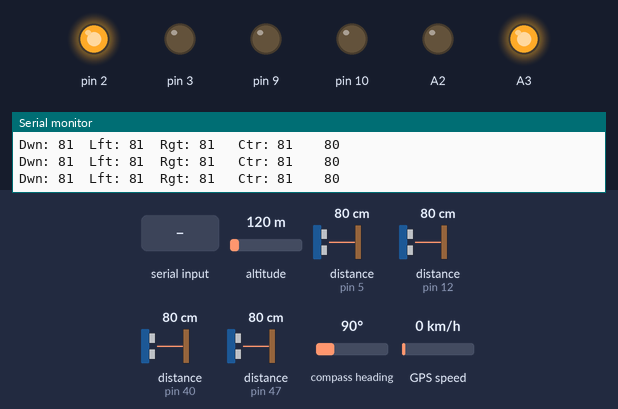
A sketch run on a simulated Arduino Mega 2560, built with avr-gcc and run on an emulated ATmega2560. Shown: output pins drawn as LEDs (lit = HIGH), the last lines printed to the serial monitor. Wiring (inferred from the names in the program): HMC5883L compass at I2C address 0x1E. Inputs (shaded band) come from the test bench; at power-on: compass heading 90°, altitude 120 m, distance to the obstacle (sensors on pin 5, pin 12, pin 40, pin 47) 80 cm, GPS speed 0 km/h. Random numbers use the default seed unless the sketch sets one; the GPS gets a fix after 3 s at 37.7749, -122.4194 with 8 satellites.

Above: at 1.2 s.
1.3 s: "8\n" received over the second serial link
At 1.6 s:
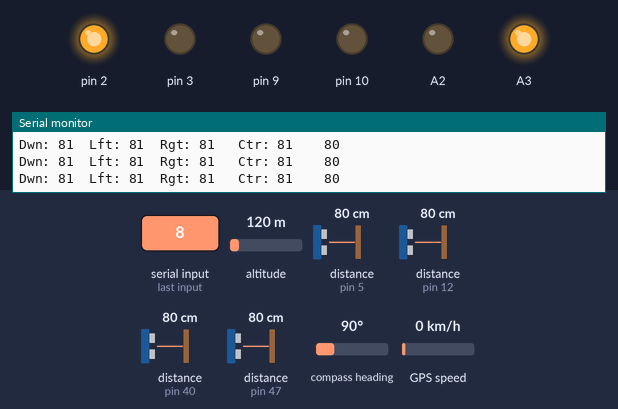
2.8 s: "2\n" received over the second serial link
At 3.5 s:
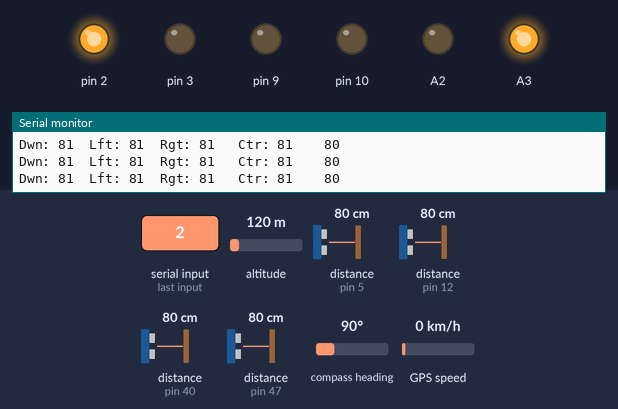
4.3 s: "C\n" received over the second serial link
At 4.8 s:
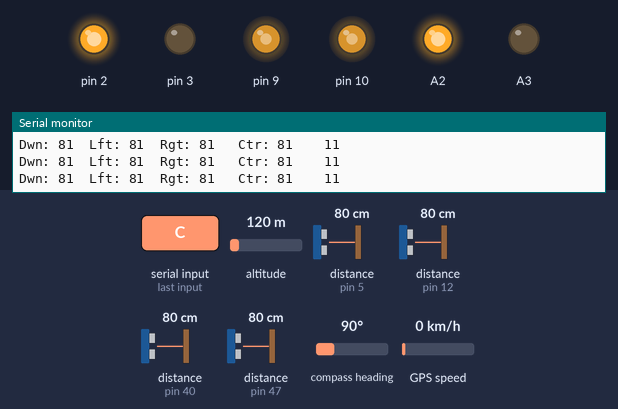
5.8 s: compass heading set to 94°
At 6.2 s:
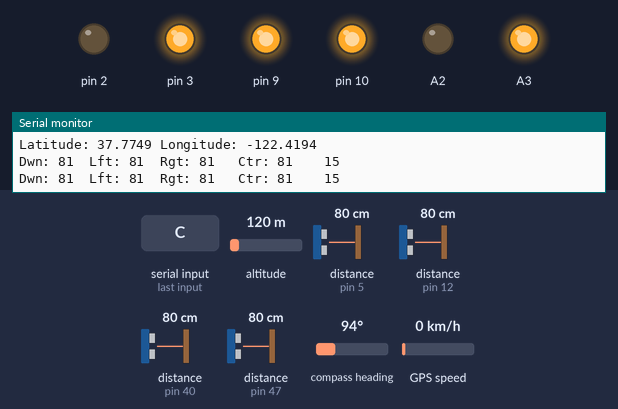
Timing chart, 0 to 8.8 s (numbered marks = the images above; inputs shaded):
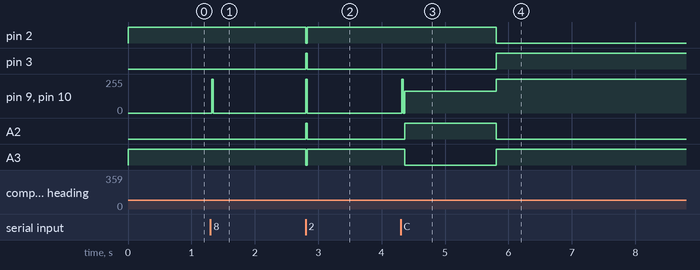

Measured:
- the behaviour switches between 90 and 91° on compass heading (found by bisection; images 3 and 4)
- after the input at 1.3 s, pin 9, pin 10: 0/255 → 255/255 at once, → 0/255 0.02 s later
- after the input at 2.8 s, pin 2, A3: HIGH → LOW at once, → HIGH 0.02 s later; pin 3, A2: LOW → HIGH at once, → LOW 0.02 s later; pin 9, pin 10: 0/255 → 255/255 at once, → 0/255 0.02 s later
- after the input at 4.3 s, pin 9, pin 10: 0/255 → 165/255 at once; A2: LOW → HIGH after 0.07 s; A3: HIGH → LOW after 0.07 s
- after the input at 5.8 s, pin 2, A2: HIGH → LOW at once; pin 3, A3: LOW → HIGH at once; pin 9, pin 10: 165/255 → 255/255 at once

The sketch:

Expandable_Robot_GPS.ino
```cpp
#include"L298_motor_driver.h"
#include"bluestick_remote_control.h"
#include <SoftwareSerial.h>
SoftwareSerial GPSSerial(14, 15); // RX, TX
#include"I2C_device.h"
#define r_bridge_in1 2
#define r_bridge_in2 3
#define r_bridge_en  9
#define l_bridge_in1 A3
#define l_bridge_in2 A2
#define l_bridge_en  10
#include "gps_robot.h"
#define TOO_CLOSE 17                    /**< distance to obstacle in centimeters */
#define MAX_DISTANCE (TOO_CLOSE * 20)   /**< maximum distance to track with sensor */
#define RANDOM_ANALOG_PIN 5             /**< unused analog pin to use as random seed */
#include <NewPing.h>
#include <Wire.h>
#include "newping_distance_sensor.h"
#define DISTANCE_SENSOR_INIT 4,5,MAX_DISTANCE
#define DISTANCE_SENSOR_INIT1 46,47,MAX_DISTANCE
#define DISTANCE_SENSOR_INIT2 11,12,MAX_DISTANCE
#define DISTANCE_SENSOR_INIT3 41,40,MAX_DISTANCE
#define REMOTE_CONTROL_INIT
#include "moving_average.h"
int alternate_speed;
float heading_req=180.00;
float prev_heading_req=0;
float heading_now;
int heading_error;
String command;
double lon=25.3935;
double lat=68.3334;
double dest_lon=26.0000;
double dest_lat=67.0000;
long current=0,previous=0;
namespace Robot_Ex
{
    class Robot
    {
    public:
        /*
         * @brief Class constructor.
         */
        Robot()
            : leftMotor(l_bridge_in1,l_bridge_in2,l_bridge_en), rightMotor(r_bridge_in1,r_bridge_in2,r_bridge_en),
         distanceSensor_front(DISTANCE_SENSOR_INIT),distanceSensor_front2(DISTANCE_SENSOR_INIT1),distanceSensor_down(DISTANCE_SENSOR_INIT2),distanceSensor_back(DISTANCE_SENSOR_INIT3),distanceAverage(TOO_CLOSE*10),distanceAverage2(TOO_CLOSE*10),groundHeight(TOO_CLOSE*10),distanceAverageback(TOO_CLOSE*10)
       ,remoteControl(REMOTE_CONTROL_INIT)
        {
            initialize();
        }

        /*
         * @brief Initialize the robot state.
         */
        void initialize()
        {
           randomSeed(analogRead(RANDOM_ANALOG_PIN));
           remote();
        }

        /*
         * @brief Update the state of the robot based on input from sensor and remote control.
         *  Must be called repeatedly while the robot is in operation.
         */
        void run()
        {
            unsigned long currentTime = millis();
            int back = distanceAverageback.add(distanceSensor_back.getDistance());
            int ground= groundHeight.add(distanceSensor_down.getDistance());
            if( ground > 2 )
            {
              alternate_speed=100;
            }

            {
              alternate_speed=255;
            }

            int distance = distanceAverage.add(distanceSensor_front.getDistance());
            int distance2 = distanceAverage2.add(distanceSensor_front2.getDistance());
            RemoteControlDriver::command_t remoteCmd;
            bool haveRemoteCmd = remoteControl.getRemoteCommand(remoteCmd);
            float distance_remaining = calc_distance(lat,lon,dest_lat,dest_lon);
            if(distance_remaining < 4)
            {
              alternate_speed = 0;
              Serial.println("Waypoint Reached");
            }
            heading_req = courseToWaypoint(lat,lon,dest_lat,dest_lon);
            if(heading_req != prev_heading_req)
            {
            Serial.println(heading_req);
            prev_heading_req=heading_req;
            }
            heading_now = fetch_dc_values();
            heading_error = calcDesiredTurn(heading_req,heading_now);
            /*Serial3.print("Navigating to: ");
            Serial3.print(dest_lon);
            Serial3.print("  ");
            Serial3.print(dest_lat);
            Serial3.print("  ");
            Serial3.println(heading_req);*/
            Serial.print("Dwn: ");
            Serial.print(ground);
            Serial.print("  ");
            Serial.print("Lft: ");
            Serial.print(distance);
            Serial.print("  ");
            Serial.print("Rgt: ");
            Serial.print(distance2);
            Serial.print("   ");
            Serial.print("Ctr: ");
            Serial.print(back);
            Serial.print("    ");
            Serial.println(heading_error);

      if (remoteControlled()) {
                if (haveRemoteCmd) {
                    switch (remoteCmd.key) {
                    case RemoteControlDriver::command_t::keyF1:
                        // start "roomba" mode
                        _move(alternate_speed);
                        break;
                    case RemoteControlDriver::command_t::keyNone:
                        // this is a directional command
                        leftMotor._setSpeed(remoteCmd.left);
                        rightMotor._setSpeed(remoteCmd.right);
                        break;
                    default:
                        break;
                    }
                }
            }
            else {
                // "roomba" mode
                if (haveRemoteCmd && remoteCmd.key == RemoteControlDriver::command_t::keyF1) {
                    // switch back to remote mode
                    remote();
                }
                else {
                    if (moving()) {
                        if (obstacleAhead(distance,distance2 , back))
                            turn(currentTime,alternate_speed);
                        if (noFloor(ground))
                            {
                                reverse(currentTime);
                            }
                        if((heading_error < -10) || (heading_error > 10))
                           {
                             _adjust();
                           }
                            //Serial.println("Moving");
                    }

                    else if (turning()) {
                        if (doneTurning(currentTime, distance))
                            _move2(currentTime);
                  //Serial.println("Turning");
                  }
                     else if (reverse())
                    {
                        if(doneReverse(currentTime,ground))
                          turn(currentTime,alternate_speed);
                    //Serial.println("Reversing");
                    }

                    else if (_move2())
                    {
                        if(doneMove2(currentTime))
                          _move(alternate_speed);
                        if (obstacleAhead(distance,distance2 , back))
                          turn(currentTime,alternate_speed);
                        if (noFloor(ground))
                            {
                                reverse(currentTime);
                            }
                    }
                    else if (adjusting())
                    {

                      if(doneAdjusting())
                      {
                        _move(alternate_speed);
                      }
                     //Serial.println(heading_now);
                    }
                }
            }

        }

    protected:
        void remote()
        {
            leftMotor._setSpeed(0);
            rightMotor._setSpeed(0);
            state = stateRemote;
        }
        void _move(int alternate_speed)
        {
            rightMotor._setSpeed(alternate_speed);
            leftMotor._setSpeed(alternate_speed);
            state = stateMoving;
        }


        void _stop()
        {
            leftMotor._setSpeed(0);
            rightMotor._setSpeed(0);
            state = stateStopped;
        }

        bool obstacleAhead(unsigned int distance , unsigned int distance2 , unsigned int distance3)
        {
            return (distance3 <= TOO_CLOSE || distance2 <=TOO_CLOSE || distance <= TOO_CLOSE);
        }

        bool obstacleFarAhead(unsigned int distance , unsigned int distance2, unsigned int distance3)
        {
            return ( (distance3 <=TOO_CLOSE*2 || distance <= TOO_CLOSE *2 || distance2 <=TOO_CLOSE*2) && (distance3 >=TOO_CLOSE ||distance >= TOO_CLOSE  || distance2 >=TOO_CLOSE));
        }

        bool noFloor (unsigned int distance )
        {
          return (distance >= 6);
        }

        bool turn(unsigned long currentTime, int alternate_speed)
        {
            if (random(2) == 0) {
                leftMotor._setSpeed(-1 * alternate_speed);
                rightMotor._setSpeed(alternate_speed);
            }
            else {
                leftMotor._setSpeed(alternate_speed);
                rightMotor._setSpeed(-1*alternate_speed);
            }
            state = stateTurning;
            endStateTime = currentTime + random(500, 750);
        }

        bool reverse(unsigned long currentTime)
        {
            rightMotor._setSpeed(-255);
            leftMotor._setSpeed(-255);
            state = stateReverse;
            endStateTime = currentTime + random(500, 800);
        }
        bool _move2(unsigned long currentTime)
        {
            rightMotor._setSpeed(255);
            leftMotor._setSpeed(255);
            state = stateMove2;
            endStateTime = currentTime + random(500, 800);
        }
        bool _adjust()
        {
          rightMotor._setSpeed(0);
          leftMotor._setSpeed(0);
            state=stateAdjust;
        }

        bool doneTurning(unsigned long currentTime, unsigned int distance)
        {
            if (currentTime >= endStateTime)
                return (distance > TOO_CLOSE);
            return false;
        }

         bool doneAdjusting()
        {
            heading_now= fetch_dc_values();
            heading_error = heading_req - heading_now;
            int pwm=heading_error*15;
            pwm=constrain(pwm,-255,255);
            rightMotor._setSpeed(pwm);
            leftMotor._setSpeed(-pwm);

            if((heading_error > -10) && (heading_error < 10))
                return true;
            return false;

        }

       bool doneReverse(unsigned long currentTime, unsigned int distance)
        {
            if (currentTime >= endStateTime)
                return (distance < 6);
            return false;
        }
       bool doneMove2(unsigned long currentTime)
        {
            if (currentTime >= endStateTime)
                return true;
            return false;
        }
        bool _move2() { return (state==stateMove2);}
        bool adjusting(){ return ( state == stateAdjust);}
        bool moving() { // Serial.println("MOVING");
      return (state == stateMoving); }
        bool turning() { //Serial.println("TURNING");
      return (state == stateTurning); }
        bool stopped() { return (state == stateStopped); }
        bool reverse() { //Serial.println("REVERSE");
      return (state == stateReverse );}
        bool remoteControlled() { //Serial.println("REMOTE");
      return (state == stateRemote); }

    private:
        Motor leftMotor;
        Motor rightMotor;
        DistanceSensor distanceSensor_front;
        DistanceSensor distanceSensor_front2;
        DistanceSensor distanceSensor_down;
        DistanceSensor distanceSensor_back;
        MovingAverage<unsigned int, 3> distanceAverage;
        MovingAverage<unsigned int, 3> distanceAverage2;
        MovingAverage<unsigned int, 3> distanceAverageback;
        MovingAverage<unsigned int, 3> groundHeight;
        enum state_t { stateStopped, stateMoving,stateMove2, stateAdjust, stateTurning , stateReverse ,stateRemote };
        state_t state;
        RemoteControl remoteControl;
        unsigned long endStateTime;
    };
};

Robot_Ex::Robot robot;

void setup()
{   init_magnetometer();
    robot.initialize();
    Serial.begin(57600);
    Serial2.begin(9600);
    Serial1.begin(56700);
    Serial1.println("Raspberry Pi Begin");
}

void loop()
{

   robot.run();
   feedgps();
   if(Serial.available())
   {
     char c = Serial.read();
     command=command+ c;
    if(c=='\n')
   {
     if(command.length() > 3)
     {
     Serial.println(command);
    // dest_lon=(command.substring(command.indexOf(',')+1)).toFloat();
     //dest_lat=(command.substring(0,command.indexOf(','))).toFloat();
     Serial.print(dest_lon,4);
     Serial.print("   ");
     Serial.println(dest_lat,4);
     command="";
     }
     else
     {
     command="";
     }
   }
   }
/*      if(Serial.available())
   {
     char c = Serial.read();
     command=command+ c;
    if(c=='\n')
   {
     Serial.println(command);
     dest_lon=(command.substring(command.indexOf(',')+1)).toFloat();
     dest_lat=(command.substring(0,command.indexOf(','))).toFloat();
     Serial.print(dest_lon,4);
     Serial.print("   ");
     Serial.println(dest_lat,4);
     command="";
   }
   }*/
   ///get time here
   /// Send data
   /// check whether time for recieving data
   /// recieve data and update variable
   ///
   current=millis();
   if(current-previous > 1000)
   {
     float flat, flon;
     unsigned long age;
     gps.f_get_position(&flat, &flon, &age);
     if(flat !=10000.0000 && flon!=10000.0000)
    {
      lat=flat;
      lon=flon;
      Serial.print("Latitude: ");
      Serial.print(flat, 4);
      Serial.print(" Longitude: ");
      Serial.println(flon, 4);
    };
   previous=current;
   }
}
```

I2C_device.h
```cpp
#include<Wire.h>
#define Addr 0x1E               // 7-bit address of HMC5883 compass
float heading;
int x, y, z;
float declinationAngle = 0.01629;
void init_magnetometer ()
{
  Wire.begin();

  // Set operating mode to continuous
  Wire.beginTransmission(Addr);
  Wire.write(byte(0x02));
  Wire.write(byte(0x00));
  Wire.endTransmission();
}

float fetch_dc_values () {


  // Initiate communications with compass
  Wire.beginTransmission(Addr);
  Wire.write(byte(0x03));       // Send request to X MSB register
  Wire.endTransmission();

  Wire.requestFrom(Addr, 6);    // Request 6 bytes; 2 bytes per axis
  if(Wire.available() <=6) {    // If 6 bytes available
    x = Wire.read() << 8 | Wire.read();
    z = Wire.read() << 8 | Wire.read();
    y = Wire.read() << 8 | Wire.read();
  }
  heading=atan2(x, y);
  float declinationAngle = 0.01629;
  heading += declinationAngle;

  // Correct for when signs are reversed.
  if(heading < 0)
    heading += 2*PI;

  // Check for wrap due to addition of declination.
  if(heading > 2*PI)
    heading -= 2*PI;

  // Convert radians to degrees for readability.

 float headingDegrees = heading * 180/M_PI;
 return headingDegrees;
}
```

bluestick_remote_control.h
```cpp
#include "remote_control.h"

namespace Robot_Ex
{
    class RemoteControl : public RemoteControlDriver
    {
    public:
        /**
          * @brief Class constructor.
          */
        RemoteControl() : RemoteControlDriver(), lastKey(command_t::keyNone) {}

        virtual bool getRemoteCommand(command_t& cmd)
        {
            cmd.stop();
            cmd.key = command_t::keyNone;

            if ( Serial2.available() <= 0 && Serial1.available() <= 0 )
            {
                return false; // no commands available
            }
            else
            {
            char ch ;
             if(Serial2.available () > 0)
            {
                ch = Serial2.read();
            }
             if(Serial1.available () > 0)
            {
                ch = Serial1.read();
            }


                switch (ch) {
                    case '8': // up
                        cmd.goForward();
                        break;
                    case '2': // down
                        cmd.goBack();
                        break;
                    case '4': // left
                        cmd.turnLeft();
                        break;
                    case '6': // right
                        cmd.turnRight();
                        break;
                    case '5': // right
                        cmd.stop();
                        break;
                    case 'A': // function key #1
                    case 'C':
                        cmd.key = command_t::keyF1;
                        break;
                    case 'B': // function key #2
                    case 'D':
                        cmd.key = command_t::keyF2;
                        break;
                    case 'E': // function key #3
                        cmd.key = command_t::keyF3;
                        break;
                    case 'F': // function key #4
                        cmd.key = command_t::keyF4;
                        break;
                    default:
                        break;
                }
          if (cmd.key != command_t::keyNone && cmd.key == lastKey) {
                // repeated key, ignore it
                return false;
            }
            lastKey = cmd.key;
            return true;
        }
       }

    private:
        command_t::key_t lastKey;
    };
};
```

distance_sensor.h
```cpp
namespace Robot_Ex
{
    class DistanceSensorDriver
    {
    public:
        /**
          * @brief Class constructor.
          * @param distance The maximum distance in centimeters that needs to be tracked.
          */
        DistanceSensorDriver(unsigned int distance) : maxDistance(distance) {}

        /**
         * @brief Return the distance to the nearest obstacle in centimeters.
         * @return the distance to the closest object in centimeters
         *   or maxDistance if no object was detected
         */
        virtual unsigned int getDistance() = 0;

    protected:
        unsigned int maxDistance;
    };
};
```

moving_average.h
```cpp
template <typename V, int N> class MovingAverage
{
public:
    /*
     * @brief Class constructor.
     * @param def the default value to initialize the average.
     */
    MovingAverage(V def = 0) : sum(0), p(0)
    {
        for (int i = 0; i < N; i++) {
            samples[i] = def;
            sum += samples[i];
        }
    }

    /*
     * @brief Add a new sample.
     * @param new_sample the new sample to add to the moving average.
     * @return the updated average.
     */
    V add(V new_sample)
    {
        sum = sum - samples[p] + new_sample;
        samples[p++] = new_sample;
        if (p >= N)
            p = 0;
        return sum / N;
    }

private:
    V samples[N];
    V sum;
    V p;
};
```

Source omitted: gps_robot.h (1515 bytes), newping_distance_sensor.h (571 bytes), remote_control.h (2287 bytes), L298_motor_driver.h (1139 bytes), motor_driver.h (747 bytes)
